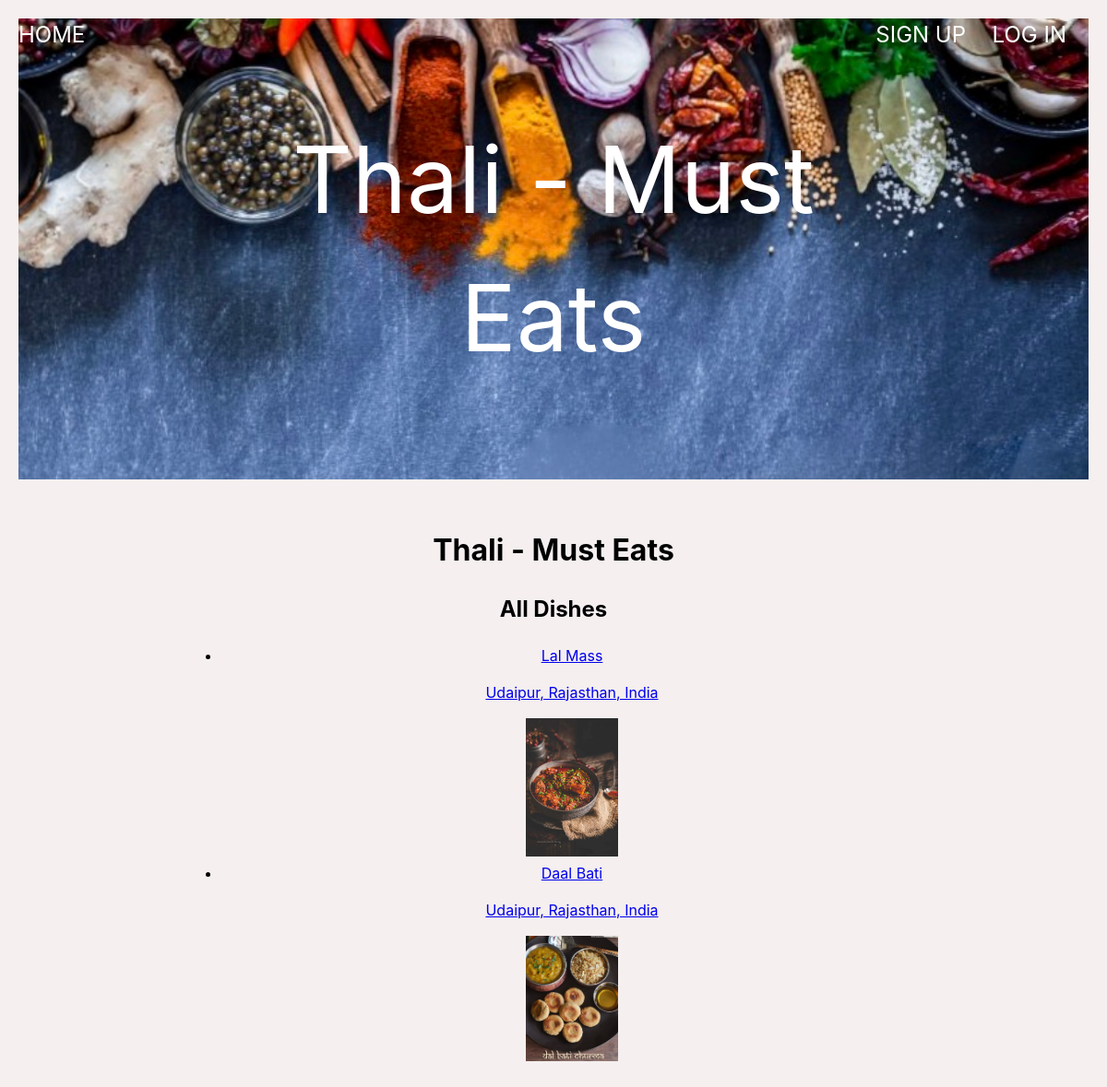
/all_dishes, run on the app's committed database.
### thali_app/models.py (models this page shows, shortened)
class Dish(db.Model):
    id = db.Column(db.Integer, primary_key=True)
    name = db.Column(db.String(80), nullable=False)
    short_desc = db.Column(db.String(500), nullable=False)
    photo_url = db.Column(URLType)
    where_to_eat = db.Column(db.String(80), nullable=False)
    category = db.Column(db.Enum(FoodCategory), default=FoodCategory.OTHER)
    rating = db.Column(db.Float, default=0)
    ratings = db.relationship('Rating', backref='dish')
    city_id = db.Column(
        db.Integer, db.ForeignKey('city.id'), nullable=False)
    city = db.relationship('City', back_populates='dishes')
    state = db.relationship('City', back_populates='dishes')
    country = db.relationship('City', back_populates='dishes')
    created_by_id = db.Column(db.Integer, db.ForeignKey('user.id'))
    created_by = db.relationship('User')
    favorites_list_dishes = db.relationship(
        'User', secondary='user_favorites_list', back_populates='favorites_list_user')
    def __repr__(self):
        return f"<{self.id}:{self.name}>"

class City(db.Model):
    id = db.Column(db.Integer, primary_key=True)
    name = db.Column(db.String(80), nullable=False)
    state = db.Column(db.String(80), nullable=False)
    region = db.Column(db.String(80), nullable=False)
    country = db.Column(db.String(80), nullable=False)
    short_desc = db.Column(db.String(1000), nullable=False)
    photo_url = db.Column(URLType)
    dishes = db.relationship('Dish', back_populates='city')
    created_by_id = db.Column(db.Integer, db.ForeignKey('user.id'))
    created_by = db.relationship('User')
    def __str__(self):
        return f"{self.name}, {self.state}, {self.country}"

### thali_app/main/routes.py (the view)
@main.route('/all_dishes')
def all_dishes():
    all_dishes = Dish.query.all()
    print(all_dishes)
    return render_template('all_dishes.html', all_dishes=all_dishes)

### thali_app/templates/all_dishes.html
{% extends 'base.html' %}
{% block content %}
<h1>Thali - Must Eats</h1>
<h2>All Dishes</h2>
<ul>
{% for dish in all_dishes %}
    <li><a href="/dish/{{ dish.id }}">{{ dish.name }} </li>
        <p> {{ dish.city }} </p>
        <a href="/dish/{{ dish.id }}"><img src="{{ dish.photo_url }}" alt="{{ dish.name }}" width="100px"></a>
{% endfor %}
</ul>
{% endblock %}

### thali_app/static/style.css (style rules this page uses)
body { font-family: -apple-system, BlinkMacSystemFont, 'Segoe UI', 'Roboto', 'Oxygen', 'Ubuntu', 'Cantarell', 'Fira Sans', 'Droid Sans', 'Helvetica Neue', sans-serif; -webkit-font-smoothing: antialiased; -moz-osx-font-smoothing: grayscale; line-height: 1.5; margin: 0; padding: 20px; text-align: center; background-color: rgb(245, 239, 239); }

### data on the page
Dish: name "Lal Mass", city "Udaipur, Rajasthan, India", photo_url (picture)
Dish: name "Daal Bati", city "Udaipur, Rajasthan, India", photo_url (picture)
